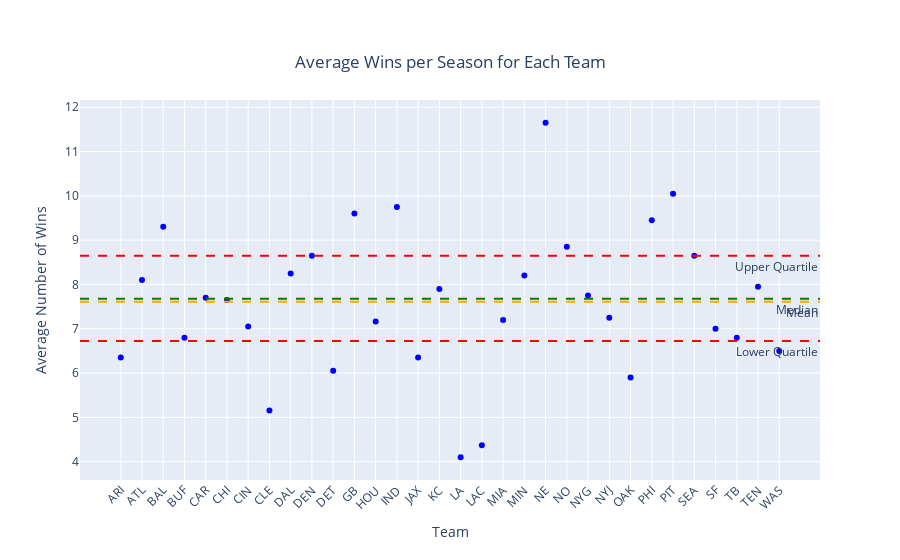

The code cell stored with this chart in its notebook:
### Code cell
# Create the scatter plot

result['winning_team'] = result.apply(lambda row: row['home_team'] if row['home_score'] > row['away_score'] else row['away_team'], axis=1)

fig = px.scatter(average_wins_per_team, x='winning_team', y='wins', 
                 title='Average Wins per Season for Each Team',
                 labels={'wins': 'Average Number of Wins', 'winning_team': 'Team'},
                 color_discrete_sequence=['blue'])  # set color

# Add lines for quartiles and mean
fig.add_hline(y=lower_quartile, line_dash="dash", line_color="red", annotation_text="Lower Quartile", annotation_position="bottom right")
fig.add_hline(y=median, line_dash="dash", line_color="green", annotation_text="Median", annotation_position="bottom right")
fig.add_hline(y=upper_quartile, line_dash="dash", line_color="red", annotation_text="Upper Quartile", annotation_position="bottom right")
fig.add_hline(y=mean, line_dash="dash", line_color="orange", annotation_text="Mean", annotation_position="bottom right")

# Improve layout
fig.update_layout(
    xaxis_title="Team",
    yaxis_title="Average Number of Wins",
    xaxis_tickangle=-45,
    xaxis=dict(tickmode='array', tickvals=average_wins_per_team['winning_team'], ticktext=average_wins_per_team['winning_team']),
    title={'y':0.9, 'x':0.5, 'xanchor': 'center', 'yanchor': 'top'}
)

fig.show()

### Figure 1 — Plotly figure (JSON) as saved in the notebook; plotly's stock layout.template omitted (floating-point values rounded to 4 significant figures)
{"data": [{"hovertemplate": "Team=%{x}<br>Average Number of Wins=%{y}<extra></extra>", "legendgroup": "", "marker": {"color": "blue", "symbol": "circle"}, "mode": "markers", "name": "", "orientation": "v", "showlegend": false, "type": "scatter", "x": ["ARI", "ATL", "BAL", "BUF", "CAR", "CHI", "CIN", "CLE", "DAL", "DEN", "DET", "GB", "HOU", "IND", "JAX", "KC", "LA", "LAC", "MIA", "MIN", "NE", "NO", "NYG", "NYJ", "OAK", "PHI", "PIT", "SEA", "SF", "TB", "TEN", "WAS"], "xaxis": "x", "y": [6.35, 8.1, 9.3, 6.8, 7.7, 7.65, 7.05, 5.158, 8.25, 8.65, 6.053, 9.6, 7.167, 9.75, 6.35, 7.9, 4.1, 4.368, 7.2, 8.2, 11.65, 8.85, 7.75, 7.25, 5.9, 9.45, 10.05, 8.65, 7, 6.8, 7.95, 6.5], "yaxis": "y"}], "layout": {"annotations": [{"showarrow": false, "text": "Lower Quartile", "x": 1, "xanchor": "right", "xref": "x domain", "y": 6.725, "yanchor": "top", "yref": "y"}, {"showarrow": false, "text": "Median", "x": 1, "xanchor": "right", "xref": "x domain", "y": 7.675, "yanchor": "top", "yref": "y"}, {"showarrow": false, "text": "Upper Quartile", "x": 1, "xanchor": "right", "xref": "x domain", "y": 8.65, "yanchor": "top", "yref": "y"}, {"showarrow": false, "text": "Mean", "x": 1, "xanchor": "right", "xref": "x domain", "y": 7.609, "yanchor": "top", "yref": "y"}], "legend": {"tracegroupgap": 0}, "shapes": [{"line": {"color": "red", "dash": "dash"}, "type": "line", "x0": 0, "x1": 1, "xref": "x domain", "y0": 6.725, "y1": 6.725, "yref": "y"}, {"line": {"color": "green", "dash": "dash"}, "type": "line", "x0": 0, "x1": 1, "xref": "x domain", "y0": 7.675, "y1": 7.675, "yref": "y"}, {"line": {"color": "red", "dash": "dash"}, "type": "line", "x0": 0, "x1": 1, "xref": "x domain", "y0": 8.65, "y1": 8.65, "yref": "y"}, {"line": {"color": "orange", "dash": "dash"}, "type": "line", "x0": 0, "x1": 1, "xref": "x domain", "y0": 7.609, "y1": 7.609, "yref": "y"}], "title": {"text": "Average Wins per Season for Each Team", "x": 0.5, "xanchor": "center", "y": 0.9, "yanchor": "top"}, "xaxis": {"anchor": "y", "domain": [0, 1], "tickangle": -45, "tickmode": "array", "ticktext": ["ARI", "ATL", "BAL", "BUF", "CAR", "CHI", "CIN", "CLE", "DAL", "DEN", "DET", "GB", "HOU", "IND", "JAX", "KC", "LA", "LAC", "MIA", "MIN", "NE", "NO", "NYG", "NYJ", "OAK", "PHI", "PIT", "SEA", "SF", "TB", "TEN", "WAS"], "tickvals": ["ARI", "ATL", "BAL", "BUF", "CAR", "CHI", "CIN", "CLE", "DAL", "DEN", "DET", "GB", "HOU", "IND", "JAX", "KC", "LA", "LAC", "MIA", "MIN", "NE", "NO", "NYG", "NYJ", "OAK", "PHI", "PIT", "SEA", "SF", "TB", "TEN", "WAS"], "title": {"text": "Team"}}, "yaxis": {"anchor": "x", "domain": [0, 1], "title": {"text": "Average Number of Wins"}}}}
